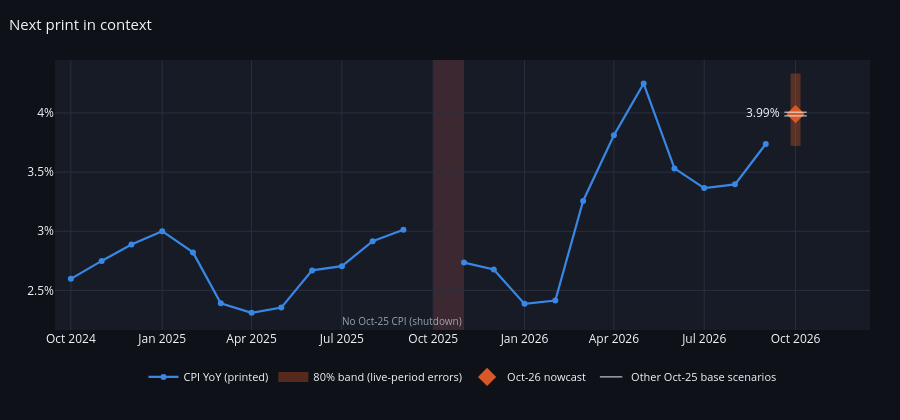

The notebook cell this image was saved under:
### Code cell
# context: the last two years of CPI with the nowcast and its empirical 80% band
hist = res.cpi["cpi_yoy"].loc["2024-10-01":]
fig = go.Figure()
fig.add_trace(go.Scatter(x=hist.index, y=hist, name="CPI YoY (printed)", mode="lines+markers", line=dict(color=ch.C_CPI, width=2.2),
                         hovertemplate="%{x|%b-%y}: %{y:.2f}%<extra></extra>"))
t = pd.Timestamp("2026-10-01")
fig.add_trace(go.Scatter(x=[t, t], y=[p + q_lo, p + q_hi], mode="lines", line=dict(color=ch.C_TRUF, width=10), opacity=0.35,
                         name="80% band (live-period errors)", hoverinfo="skip"))
fig.add_trace(go.Scatter(x=[t], y=[p], mode="markers+text", marker=dict(symbol="diamond", size=14, color=ch.C_TRUF),
                         text=[f"{p:.2f}%  "], textposition="middle left", name="Oct-26 nowcast",
                         hovertemplate=f"Oct-26 nowcast {p:.2f}% (80%: {p+q_lo:.2f}–{p+q_hi:.2f}%)<extra></extra>"))
for k, v in live.items():
    if k != CENTRAL:
        fig.add_trace(go.Scatter(x=[t], y=[v["pred"][BEST]], mode="markers", marker=dict(symbol="line-ew-open", size=16, color="#e6e9ef"),
                                 name="Other Oct-25 base scenarios", showlegend=k == "Sep-25 carried forward",
                                 hovertemplate=f"{k}: %{{y:.2f}}%<extra></extra>"))
ch.add_shutdown_gap(fig)
lay = ch.base_layout("Next print in context", 420); lay["yaxis"].update(ticksuffix="%"); lay["hovermode"] = "closest"
lay["legend"].update(y=-0.12, yanchor="top", x=0.5, xanchor="center"); lay["margin"].update(b=90)
lay["xaxis"].update(range=[pd.Timestamp("2024-09-15"), pd.Timestamp("2026-12-15")])
fig.update_layout(**lay); fig.show()

### Figure 1 — Plotly figure (JSON) as saved in the notebook; plotly's stock layout.template omitted (floating-point values rounded to 4 significant figures)
{"data": [{"hovertemplate": "%{x|%b-%y}: %{y:.2f}%<extra></extra>", "line": {"color": "#3987e5", "width": 2.2}, "mode": "lines+markers", "name": "CPI YoY (printed)", "type": "scatter", "x": ["2024-10-01T00:00:00.000000000", "2024-11-01T00:00:00.000000000", "2024-12-01T00:00:00.000000000", "2025-01-01T00:00:00.000000000", "2025-02-01T00:00:00.000000000", "2025-03-01T00:00:00.000000000", "2025-04-01T00:00:00.000000000", "2025-05-01T00:00:00.000000000", "2025-06-01T00:00:00.000000000", "2025-07-01T00:00:00.000000000", "2025-08-01T00:00:00.000000000", "2025-09-01T00:00:00.000000000", "2025-10-01T00:00:00.000000000", "2025-11-01T00:00:00.000000000", "2025-12-01T00:00:00.000000000", "2026-01-01T00:00:00.000000000", "2026-02-01T00:00:00.000000000", "2026-03-01T00:00:00.000000000", "2026-04-01T00:00:00.000000000", "2026-05-01T00:00:00.000000000", "2026-06-01T00:00:00.000000000", "2026-07-01T00:00:00.000000000", "2026-08-01T00:00:00.000000000", "2026-09-01T00:00:00.000000000"], "y": [2.598, 2.749, 2.888, 3.0, 2.822, 2.391, 2.311, 2.355, 2.669, 2.705, 2.916, 3.013, NaN, 2.735, 2.677, 2.386, 2.414, 3.256, 3.811, 4.249, 3.531, 3.365, 3.397, 3.738]}, {"hoverinfo": "skip", "line": {"color": "#d95926", "width": 10}, "mode": "lines", "name": "80% band (live-period errors)", "opacity": 0.35, "type": "scatter", "x": ["2026-10-01T00:00:00", "2026-10-01T00:00:00"], "y": [3.722, 4.333]}, {"hovertemplate": "Oct-26 nowcast 3.99% (80%: 3.72–4.33%)<extra></extra>", "marker": {"color": "#d95926", "size": 14, "symbol": "diamond"}, "mode": "markers+text", "name": "Oct-26 nowcast", "text": ["3.99%  "], "textposition": "middle left", "type": "scatter", "x": ["2026-10-01T00:00:00"], "y": [3.991]}, {"hovertemplate": "Sep-25 carried forward: %{y:.2f}%<extra></extra>", "marker": {"color": "#e6e9ef", "size": 16, "symbol": "line-ew-open"}, "mode": "markers", "name": "Other Oct-25 base scenarios", "showlegend": true, "type": "scatter", "x": ["2026-10-01T00:00:00"], "y": [3.975]}, {"hovertemplate": "Nov-25 carried back: %{y:.2f}%<extra></extra>", "marker": {"color": "#e6e9ef", "size": 16, "symbol": "line-ew-open"}, "mode": "markers", "name": "Other Oct-25 base scenarios", "showlegend": false, "type": "scatter", "x": ["2026-10-01T00:00:00"], "y": [4.007]}], "layout": {"annotations": [{"font": {"color": "#9aa3b2", "size": 10}, "showarrow": false, "text": "No Oct-25 CPI (shutdown)", "x": "2025-11-01T00:00:00", "xanchor": "right", "xref": "x", "y": 0, "yanchor": "bottom", "yref": "y domain"}], "height": 420, "hovermode": "closest", "legend": {"font": {"size": 11}, "orientation": "h", "x": 0.5, "xanchor": "center", "y": -0.12, "yanchor": "top"}, "margin": {"b": 90, "l": 55, "r": 30, "t": 60}, "paper_bgcolor": "#0e1117", "plot_bgcolor": "#161b26", "shapes": [{"fillcolor": "rgba(230,103,103,0.18)", "layer": "below", "line": {"width": 0}, "type": "rect", "x0": "2025-10-01T00:00:00", "x1": "2025-11-01T00:00:00", "xref": "x", "y0": 0, "y1": 1, "yref": "y domain"}], "title": {"font": {"size": 15}, "text": "Next print in context", "x": 0.01, "xanchor": "left"}, "xaxis": {"gridcolor": "#2a2f3e", "range": ["2024-09-15T00:00:00", "2026-12-15T00:00:00"]}, "yaxis": {"gridcolor": "#2a2f3e", "ticksuffix": "%", "zerolinecolor": "#2a2f3e"}}}
